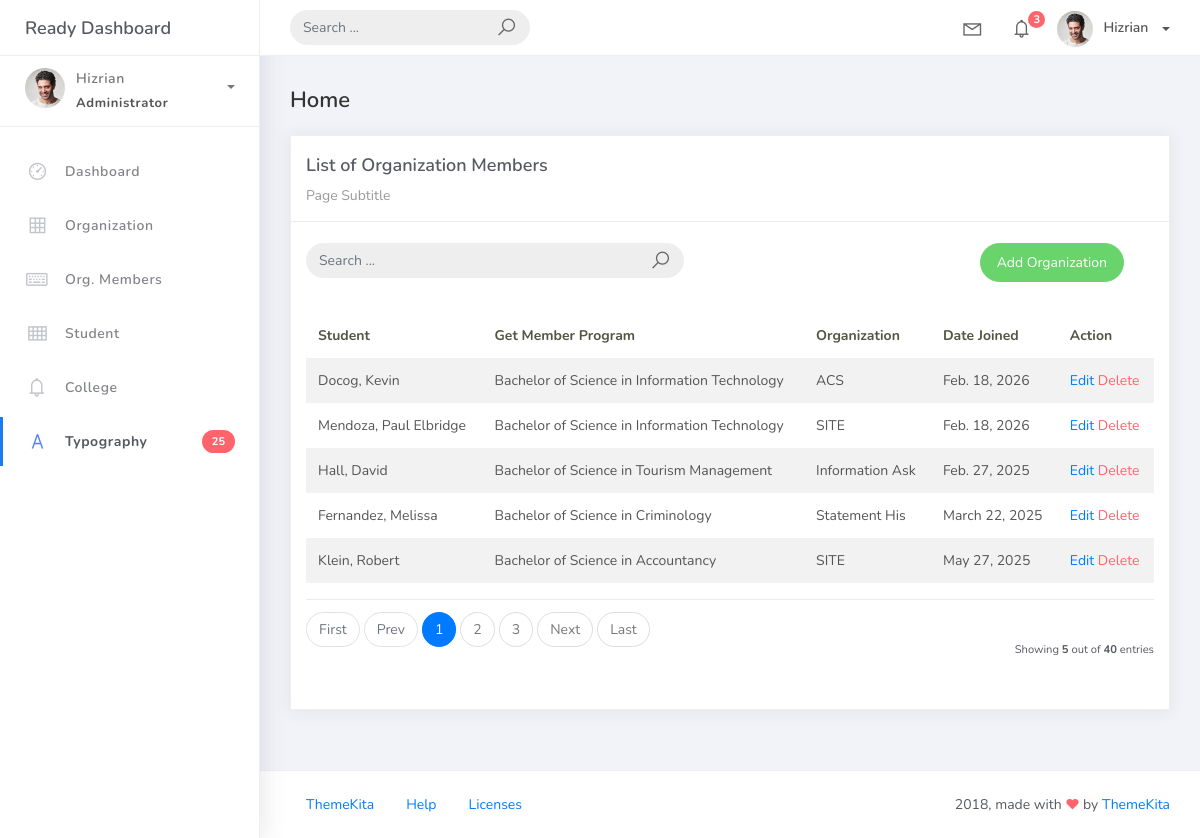
The page /orgmember_list on the database its author committed.
### studentorg/models.py (models this page shows, shortened)
class BaseModel(models.Model):
    created_at = models.DateTimeField(auto_now_add=True, db_index=True)
    updated_at = models.DateTimeField(auto_now=True)
    class Meta:
        abstract = True

class OrgMember(BaseModel):
    student = models.ForeignKey(Student, on_delete=models.CASCADE)
    organization = models.ForeignKey(Organization, on_delete=models.CASCADE)
    date_joined = models.DateField()

class Student(BaseModel):
    student_id = models.CharField(max_length=15)
    lastname = models.CharField(max_length=25)
    firstname = models.CharField(max_length=25)
    middlename = models.CharField(max_length=25, blank=True, null=True)
    program = models.ForeignKey(Program, on_delete=models.CASCADE)
    def __str__(self):
        return f"{self.lastname}, {self.firstname}"

class Program(BaseModel):
    prog_name = models.CharField(max_length=150)
    college = models.ForeignKey(College, on_delete=models.CASCADE)
    def __str__(self):
        return self.prog_name

class Organization(BaseModel):
    name = models.CharField(max_length=250)
    college = models.ForeignKey(College, null=True, blank=True, on_delete=models.CASCADE)
    description = models.CharField(max_length=500)
    def __str__(self):
        return self.name

### studentorg/views.py (the view)
# urls.py: path('orgmember_list', OrgMemberList.as_view(), name='orgmember-list'),
class OrgMemberList(ListView):
    model = OrgMember
    context_object_name = 'orgmember'
    template_name = 'orgmember_list.html'
    paginate_by = 5

### templates/orgmember_list.html (shortened to what this page needs)
{% extends 'base.html' %}
{% load static %}
{% block content %}
<div class="content">
    <div class="container-fluid">
        <h4 class="page-title">Home</h4>
        <div class="row">
            <div class="col-md-12">
                <div class="card">
                    <div class="card-header">
                        <div class="card-title">List of Organization Members</div>
                        <div class="card-category">Page Subtitle</div>
                    </div>
                    <br />
                    <div class="col-md-12 row">
                        <div class="col-md-6">
                            <form class="navbar-left navbar-form nav-search mr-md-3" action="">
                                <div class="input-group">
                                    <input type="text" placeholder="Search ..." class="form-control" />
                                    <div class="input-group-append">
                                        <span class="input-group-text">
                                            <i class="la la-search search-icon"></i>
                                        </span>
                                    </div>
                                </div>
                            </form>
                        </div>
                        <div class="col-md-6">
                            <div class="pull-right">
                                <a href="{% url 'orgmember-add' %}" class="btn btn-success btn-rounded">
                                    Add Organization
                                </a>
                            </div>
                        </div>
                    </div>
                    <div class="card-body">
                        <table class="table table-striped mt-3">
                            <thead>
                                <tr>
                                    <th scope="col">Student</th>
                                    <th scope="col">Get Member Program</th>
                                    <th scope="col">Organization</th>
                                    <th scope="col">Date Joined</th>
                                    <th scope="col">Action</th>
                                </tr>
                            </thead>
                            <tbody>
                                {% for object in object_list %}
                                <tr>
                                    <td>{{ object.student }}</td>
                                    <td>{{ object.student.program }}</td>
                                    <td>{{ object.organization }}</td>
                                    <td>{{ object.date_joined }}</td>
                                    <td>
                                        <a href="{% url 'orgmember-update' object.id %}">Edit</a>
                                        <a href="{% url 'orgmember-delete' object.id %}" class="text-danger">Delete</a>
                                    </td>
                                    </tr>
                                {% endfor %}
                            </tbody>
                        </table>
                        {% include 'includes/pagination.html' %}
                    </div>
                </div>
            </div>
        </div>
    </div>
</div>
{% endblock %}

### rows shown on the page
OrgMember: student "Docog, Kevin", student.program "Bachelor of Science in Information Technology", organization "ACS", date_joined "Feb. 18, 2026"
OrgMember: student "Mendoza, Paul Elbridge", student.program "Bachelor of Science in Information Technology", organization "SITE", date_joined "Feb. 18, 2026"
OrgMember: student "Hall, David", student.program "Bachelor of Science in Tourism Management", organization "Information Ask", date_joined "Feb. 27, 2025"
OrgMember: student "Fernandez, Melissa", student.program "Bachelor of Science in Criminology", organization "Statement His", date_joined "March 22, 2025"
OrgMember: student "Klein, Robert", student.program "Bachelor of Science in Accountancy", organization "SITE", date_joined "May 27, 2025"

### other values the page prints
{{ page_num }} "1"
{{ page_num }} "2" "3"
{{ object_list.count }} "5"
{{ paginator.count }} "40"
